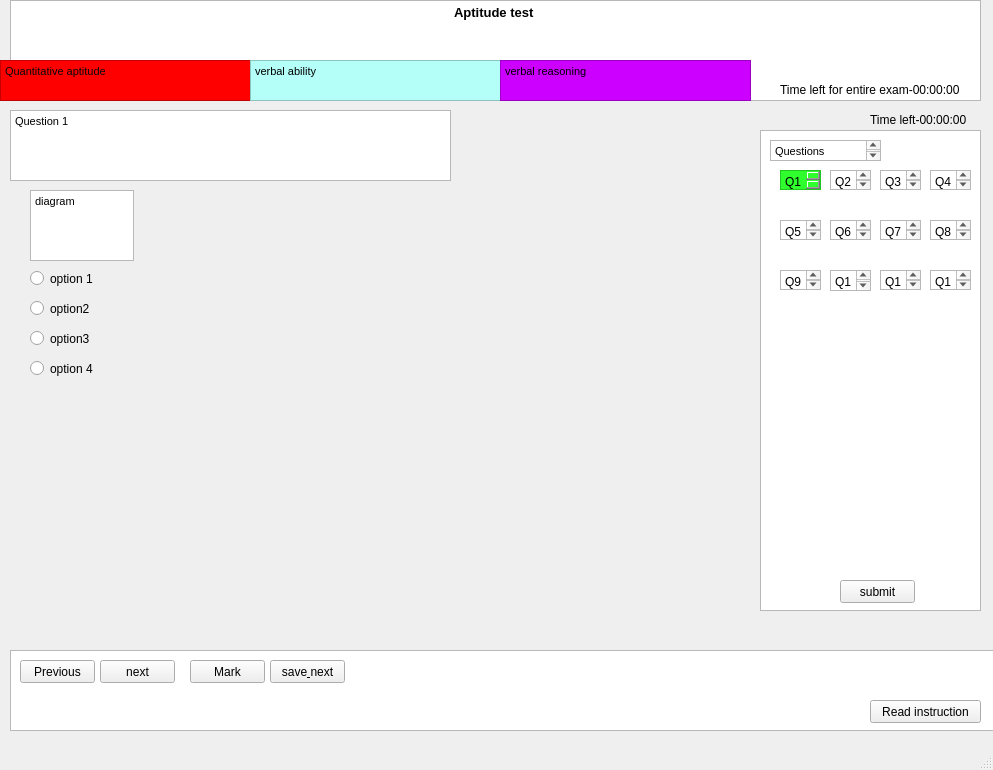
<?xml version="1.0" encoding="UTF-8"?>
<ui version="4.0">
 <class>MainWindow</class>
 <widget class="QMainWindow" name="MainWindow">
  <property name="geometry">
   <rect>
    <x>0</x>
    <y>0</y>
    <width>993</width>
    <height>770</height>
   </rect>
  </property>
  <property name="windowTitle">
   <string>MainWindow</string>
  </property>
  <widget class="QWidget" name="centralwidget">
   <widget class="QTextEdit" name="questionPanel">
    <property name="geometry">
     <rect>
      <x>10</x>
      <y>110</y>
      <width>441</width>
      <height>71</height>
     </rect>
    </property>
    <property name="html">
     <string>&lt;!DOCTYPE HTML PUBLIC &quot;-//W3C//DTD HTML 4.0//EN&quot; &quot;http://www.w3.org/TR/REC-html40/strict.dtd&quot;&gt;
&lt;html&gt;&lt;head&gt;&lt;meta name=&quot;qrichtext&quot; content=&quot;1&quot; /&gt;&lt;style type=&quot;text/css&quot;&gt;
p, li { white-space: pre-wrap; }
&lt;/style&gt;&lt;/head&gt;&lt;body style=&quot; font-family:'MS Shell Dlg 2'; font-size:8.25pt; font-weight:400; font-style:normal;&quot;&gt;
&lt;p style=&quot; margin-top:0px; margin-bottom:0px; margin-left:0px; margin-right:0px; -qt-block-indent:0; text-indent:0px;&quot;&gt;Question 1 &lt;/p&gt;&lt;/body&gt;&lt;/html&gt;</string>
    </property>
   </widget>
   <widget class="QRadioButton" name="option1">
    <property name="geometry">
     <rect>
      <x>30</x>
      <y>270</y>
      <width>82</width>
      <height>17</height>
     </rect>
    </property>
    <property name="text">
     <string>option 1</string>
    </property>
   </widget>
   <widget class="QRadioButton" name="option3">
    <property name="geometry">
     <rect>
      <x>30</x>
      <y>300</y>
      <width>82</width>
      <height>17</height>
     </rect>
    </property>
    <property name="text">
     <string>option2 </string>
    </property>
   </widget>
   <widget class="QRadioButton" name="option3_2">
    <property name="geometry">
     <rect>
      <x>30</x>
      <y>330</y>
      <width>82</width>
      <height>17</height>
     </rect>
    </property>
    <property name="text">
     <string>option3 </string>
    </property>
   </widget>
   <widget class="QRadioButton" name="option4">
    <property name="geometry">
     <rect>
      <x>30</x>
      <y>360</y>
      <width>82</width>
      <height>17</height>
     </rect>
    </property>
    <property name="text">
     <string>option 4</string>
    </property>
   </widget>
   <widget class="QTextEdit" name="examdetails">
    <property name="geometry">
     <rect>
      <x>10</x>
      <y>0</y>
      <width>971</width>
      <height>101</height>
     </rect>
    </property>
    <property name="html">
     <string>&lt;!DOCTYPE HTML PUBLIC &quot;-//W3C//DTD HTML 4.0//EN&quot; &quot;http://www.w3.org/TR/REC-html40/strict.dtd&quot;&gt;
&lt;html&gt;&lt;head&gt;&lt;meta name=&quot;qrichtext&quot; content=&quot;1&quot; /&gt;&lt;style type=&quot;text/css&quot;&gt;
p, li { white-space: pre-wrap; }
&lt;/style&gt;&lt;/head&gt;&lt;body style=&quot; font-family:'MS Shell Dlg 2'; font-size:8.25pt; font-weight:400; font-style:normal;&quot;&gt;
&lt;p align=&quot;center&quot; style=&quot; margin-top:0px; margin-bottom:0px; margin-left:0px; margin-right:0px; -qt-block-indent:0; text-indent:0px;&quot;&gt;&lt;span style=&quot; font-size:10pt; font-weight:600;&quot;&gt;Aptitude test &lt;/span&gt;&lt;/p&gt;&lt;/body&gt;&lt;/html&gt;</string>
    </property>
   </widget>
   <widget class="QTextEdit" name="textEdit_3">
    <property name="geometry">
     <rect>
      <x>0</x>
      <y>60</y>
      <width>251</width>
      <height>41</height>
     </rect>
    </property>
    <property name="styleSheet">
     <string notr="true">
background-color: rgb(255, 0, 0);</string>
    </property>
    <property name="html">
     <string>&lt;!DOCTYPE HTML PUBLIC &quot;-//W3C//DTD HTML 4.0//EN&quot; &quot;http://www.w3.org/TR/REC-html40/strict.dtd&quot;&gt;
&lt;html&gt;&lt;head&gt;&lt;meta name=&quot;qrichtext&quot; content=&quot;1&quot; /&gt;&lt;style type=&quot;text/css&quot;&gt;
p, li { white-space: pre-wrap; }
&lt;/style&gt;&lt;/head&gt;&lt;body style=&quot; font-family:'MS Shell Dlg 2'; font-size:8.25pt; font-weight:400; font-style:normal;&quot;&gt;
&lt;p style=&quot; margin-top:0px; margin-bottom:0px; margin-left:0px; margin-right:0px; -qt-block-indent:0; text-indent:0px;&quot;&gt;&lt;span style=&quot; color:#090909;&quot;&gt;Quantitative aptitude&lt;/span&gt;&lt;/p&gt;&lt;/body&gt;&lt;/html&gt;</string>
    </property>
   </widget>
   <widget class="QTextEdit" name="textEdit_4">
    <property name="geometry">
     <rect>
      <x>250</x>
      <y>60</y>
      <width>251</width>
      <height>41</height>
     </rect>
    </property>
    <property name="styleSheet">
     <string notr="true">background-color: rgb(180, 255, 247);</string>
    </property>
    <property name="html">
     <string>&lt;!DOCTYPE HTML PUBLIC &quot;-//W3C//DTD HTML 4.0//EN&quot; &quot;http://www.w3.org/TR/REC-html40/strict.dtd&quot;&gt;
&lt;html&gt;&lt;head&gt;&lt;meta name=&quot;qrichtext&quot; content=&quot;1&quot; /&gt;&lt;style type=&quot;text/css&quot;&gt;
p, li { white-space: pre-wrap; }
&lt;/style&gt;&lt;/head&gt;&lt;body style=&quot; font-family:'MS Shell Dlg 2'; font-size:8.25pt; font-weight:400; font-style:normal;&quot;&gt;
&lt;p style=&quot; margin-top:0px; margin-bottom:0px; margin-left:0px; margin-right:0px; -qt-block-indent:0; text-indent:0px;&quot;&gt;verbal ability&lt;/p&gt;&lt;/body&gt;&lt;/html&gt;</string>
    </property>
   </widget>
   <widget class="QTextEdit" name="textEdit_5">
    <property name="geometry">
     <rect>
      <x>500</x>
      <y>60</y>
      <width>251</width>
      <height>41</height>
     </rect>
    </property>
    <property name="styleSheet">
     <string notr="true">background-color: rgb(204, 0, 255);</string>
    </property>
    <property name="html">
     <string>&lt;!DOCTYPE HTML PUBLIC &quot;-//W3C//DTD HTML 4.0//EN&quot; &quot;http://www.w3.org/TR/REC-html40/strict.dtd&quot;&gt;
&lt;html&gt;&lt;head&gt;&lt;meta name=&quot;qrichtext&quot; content=&quot;1&quot; /&gt;&lt;style type=&quot;text/css&quot;&gt;
p, li { white-space: pre-wrap; }
&lt;/style&gt;&lt;/head&gt;&lt;body style=&quot; font-family:'MS Shell Dlg 2'; font-size:8.25pt; font-weight:400; font-style:normal;&quot;&gt;
&lt;p style=&quot; margin-top:0px; margin-bottom:0px; margin-left:0px; margin-right:0px; -qt-block-indent:0; text-indent:0px;&quot;&gt;verbal reasoning&lt;/p&gt;&lt;/body&gt;&lt;/html&gt;</string>
    </property>
   </widget>
   <widget class="QTextEdit" name="panel">
    <property name="geometry">
     <rect>
      <x>760</x>
      <y>130</y>
      <width>221</width>
      <height>481</height>
     </rect>
    </property>
   </widget>
   <widget class="QPlainTextEdit" name="plainTextEdit">
    <property name="geometry">
     <rect>
      <x>780</x>
      <y>170</y>
      <width>41</width>
      <height>20</height>
     </rect>
    </property>
    <property name="styleSheet">
     <string notr="true">background-color: rgb(0, 85, 0);
background-color: rgb(47, 255, 44);</string>
    </property>
    <property name="plainText">
     <string>Q1</string>
    </property>
   </widget>
   <widget class="QTextEdit" name="panelattemptedquestions">
    <property name="geometry">
     <rect>
      <x>770</x>
      <y>140</y>
      <width>111</width>
      <height>21</height>
     </rect>
    </property>
    <property name="html">
     <string>&lt;!DOCTYPE HTML PUBLIC &quot;-//W3C//DTD HTML 4.0//EN&quot; &quot;http://www.w3.org/TR/REC-html40/strict.dtd&quot;&gt;
&lt;html&gt;&lt;head&gt;&lt;meta name=&quot;qrichtext&quot; content=&quot;1&quot; /&gt;&lt;style type=&quot;text/css&quot;&gt;
p, li { white-space: pre-wrap; }
&lt;/style&gt;&lt;/head&gt;&lt;body style=&quot; font-family:'MS Shell Dlg 2'; font-size:8.25pt; font-weight:400; font-style:normal;&quot;&gt;
&lt;p style=&quot; margin-top:0px; margin-bottom:0px; margin-left:0px; margin-right:0px; -qt-block-indent:0; text-indent:0px;&quot;&gt;Questions &lt;/p&gt;&lt;/body&gt;&lt;/html&gt;</string>
    </property>
   </widget>
   <widget class="QPlainTextEdit" name="plainTextEdit_2">
    <property name="geometry">
     <rect>
      <x>830</x>
      <y>170</y>
      <width>41</width>
      <height>20</height>
     </rect>
    </property>
    <property name="plainText">
     <string>Q2</string>
    </property>
   </widget>
   <widget class="QPlainTextEdit" name="plainTextEdit_3">
    <property name="geometry">
     <rect>
      <x>880</x>
      <y>170</y>
      <width>41</width>
      <height>20</height>
     </rect>
    </property>
    <property name="plainText">
     <string>Q3</string>
    </property>
   </widget>
   <widget class="QPlainTextEdit" name="plainTextEdit_4">
    <property name="geometry">
     <rect>
      <x>930</x>
      <y>170</y>
      <width>41</width>
      <height>20</height>
     </rect>
    </property>
    <property name="plainText">
     <string>Q4
</string>
    </property>
   </widget>
   <widget class="QPlainTextEdit" name="plainTextEdit_5">
    <property name="geometry">
     <rect>
      <x>780</x>
      <y>220</y>
      <width>41</width>
      <height>20</height>
     </rect>
    </property>
    <property name="plainText">
     <string>Q5</string>
    </property>
   </widget>
   <widget class="QPlainTextEdit" name="plainTextEdit_6">
    <property name="geometry">
     <rect>
      <x>830</x>
      <y>220</y>
      <width>41</width>
      <height>20</height>
     </rect>
    </property>
    <property name="plainText">
     <string>Q6</string>
    </property>
   </widget>
   <widget class="QPlainTextEdit" name="plainTextEdit_7">
    <property name="geometry">
     <rect>
      <x>880</x>
      <y>220</y>
      <width>41</width>
      <height>20</height>
     </rect>
    </property>
    <property name="plainText">
     <string>Q7</string>
    </property>
   </widget>
   <widget class="QPlainTextEdit" name="plainTextEdit_8">
    <property name="geometry">
     <rect>
      <x>930</x>
      <y>220</y>
      <width>41</width>
      <height>20</height>
     </rect>
    </property>
    <property name="plainText">
     <string>Q8
</string>
    </property>
   </widget>
   <widget class="QPlainTextEdit" name="plainTextEdit_9">
    <property name="geometry">
     <rect>
      <x>780</x>
      <y>270</y>
      <width>41</width>
      <height>20</height>
     </rect>
    </property>
    <property name="plainText">
     <string>Q9</string>
    </property>
   </widget>
   <widget class="QPlainTextEdit" name="plainTextEdit_10">
    <property name="geometry">
     <rect>
      <x>830</x>
      <y>270</y>
      <width>41</width>
      <height>21</height>
     </rect>
    </property>
    <property name="plainText">
     <string>Q10</string>
    </property>
   </widget>
   <widget class="QPlainTextEdit" name="plainTextEdit_11">
    <property name="geometry">
     <rect>
      <x>880</x>
      <y>270</y>
      <width>41</width>
      <height>20</height>
     </rect>
    </property>
    <property name="plainText">
     <string>Q11</string>
    </property>
   </widget>
   <widget class="QPlainTextEdit" name="plainTextEdit_12">
    <property name="geometry">
     <rect>
      <x>930</x>
      <y>270</y>
      <width>41</width>
      <height>20</height>
     </rect>
    </property>
    <property name="plainText">
     <string>Q12</string>
    </property>
   </widget>
   <widget class="QTextEdit" name="bottompanelbox">
    <property name="geometry">
     <rect>
      <x>10</x>
      <y>650</y>
      <width>991</width>
      <height>81</height>
     </rect>
    </property>
   </widget>
   <widget class="QPushButton" name="previous">
    <property name="geometry">
     <rect>
      <x>20</x>
      <y>660</y>
      <width>75</width>
      <height>23</height>
     </rect>
    </property>
    <property name="text">
     <string>Previous</string>
    </property>
   </widget>
   <widget class="QPushButton" name="savenextbutton">
    <property name="geometry">
     <rect>
      <x>270</x>
      <y>660</y>
      <width>75</width>
      <height>23</height>
     </rect>
    </property>
    <property name="text">
     <string>save&amp; next</string>
    </property>
   </widget>
   <widget class="QPushButton" name="next">
    <property name="geometry">
     <rect>
      <x>100</x>
      <y>660</y>
      <width>75</width>
      <height>23</height>
     </rect>
    </property>
    <property name="text">
     <string>next</string>
    </property>
   </widget>
   <widget class="QPushButton" name="mark">
    <property name="geometry">
     <rect>
      <x>190</x>
      <y>660</y>
      <width>75</width>
      <height>23</height>
     </rect>
    </property>
    <property name="text">
     <string>Mark</string>
    </property>
   </widget>
   <widget class="QPushButton" name="submitbutton">
    <property name="geometry">
     <rect>
      <x>840</x>
      <y>580</y>
      <width>75</width>
      <height>23</height>
     </rect>
    </property>
    <property name="text">
     <string>submit</string>
    </property>
   </widget>
   <widget class="QPushButton" name="pushButton_6">
    <property name="geometry">
     <rect>
      <x>870</x>
      <y>700</y>
      <width>111</width>
      <height>23</height>
     </rect>
    </property>
    <property name="text">
     <string>Read instruction</string>
    </property>
   </widget>
   <widget class="QLabel" name="label">
    <property name="geometry">
     <rect>
      <x>870</x>
      <y>110</y>
      <width>111</width>
      <height>20</height>
     </rect>
    </property>
    <property name="text">
     <string>Time left-00:00:00</string>
    </property>
   </widget>
   <widget class="QTextEdit" name="diagrmbox">
    <property name="geometry">
     <rect>
      <x>30</x>
      <y>190</y>
      <width>104</width>
      <height>71</height>
     </rect>
    </property>
    <property name="html">
     <string>&lt;!DOCTYPE HTML PUBLIC &quot;-//W3C//DTD HTML 4.0//EN&quot; &quot;http://www.w3.org/TR/REC-html40/strict.dtd&quot;&gt;
&lt;html&gt;&lt;head&gt;&lt;meta name=&quot;qrichtext&quot; content=&quot;1&quot; /&gt;&lt;style type=&quot;text/css&quot;&gt;
p, li { white-space: pre-wrap; }
&lt;/style&gt;&lt;/head&gt;&lt;body style=&quot; font-family:'MS Shell Dlg 2'; font-size:8.25pt; font-weight:400; font-style:normal;&quot;&gt;
&lt;p style=&quot; margin-top:0px; margin-bottom:0px; margin-left:0px; margin-right:0px; -qt-block-indent:0; text-indent:0px;&quot;&gt;diagram&lt;/p&gt;&lt;/body&gt;&lt;/html&gt;</string>
    </property>
   </widget>
   <widget class="QLabel" name="label_2">
    <property name="geometry">
     <rect>
      <x>780</x>
      <y>80</y>
      <width>191</width>
      <height>20</height>
     </rect>
    </property>
    <property name="text">
     <string>Time left for entire exam-00:00:00</string>
    </property>
   </widget>
   <widget class="QLabel" name="label_3">
    <property name="geometry">
     <rect>
      <x>880</x>
      <y>0</y>
      <width>71</width>
      <height>71</height>
     </rect>
    </property>
    <property name="text">
     <string/>
    </property>
    <property name="pixmap">
     <pixmap>../../Users/Lenovo/Downloads/WhatsApp Image 2023-09-10 at 12.35.47 PM (1).jpg</pixmap>
    </property>
   </widget>
  </widget>
  <widget class="QMenuBar" name="menubar">
   <property name="geometry">
    <rect>
     <x>0</x>
     <y>0</y>
     <width>993</width>
     <height>21</height>
    </rect>
   </property>
  </widget>
  <widget class="QStatusBar" name="statusbar"/>
 </widget>
 <resources/>
 <connections/>
</ui>
